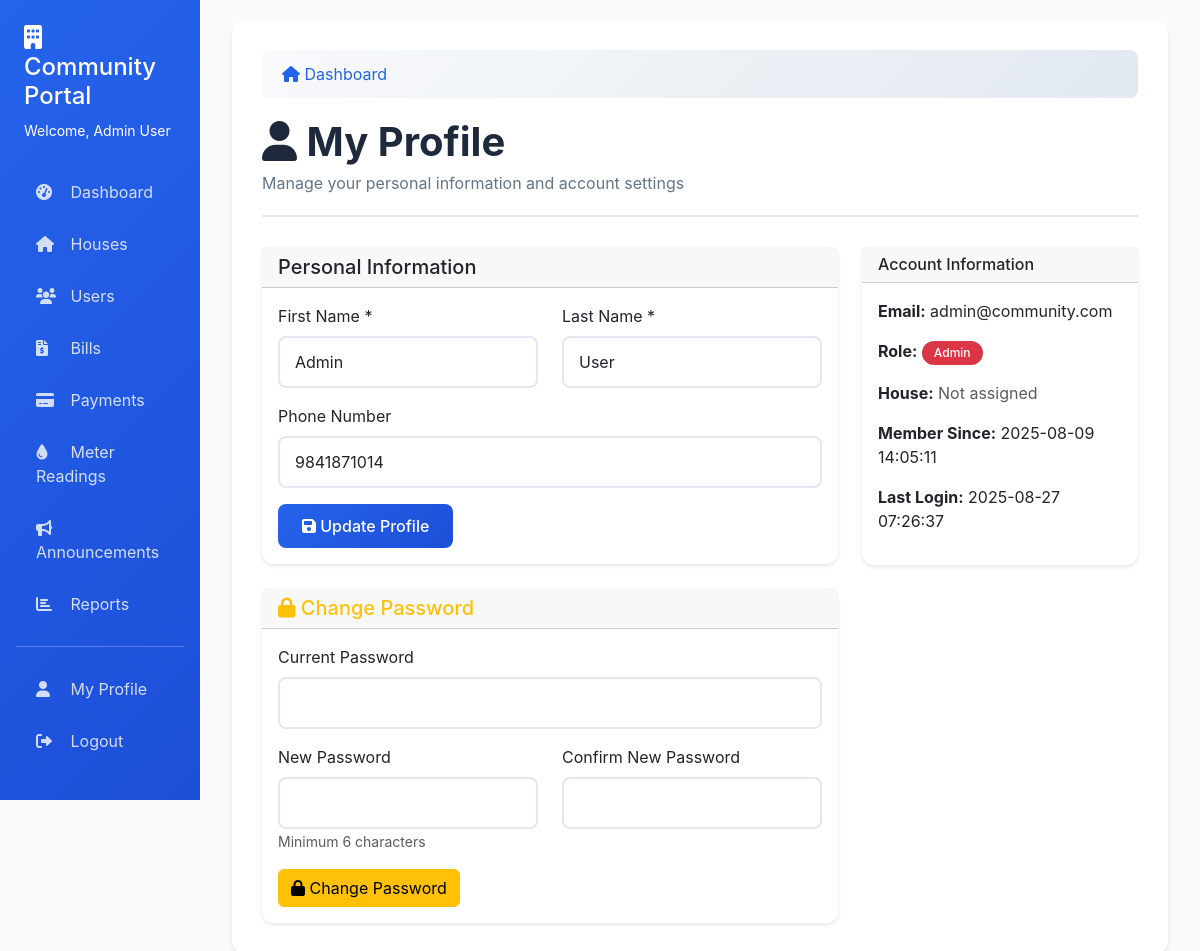
The page /profile (signed in) on the database as committed earlier.
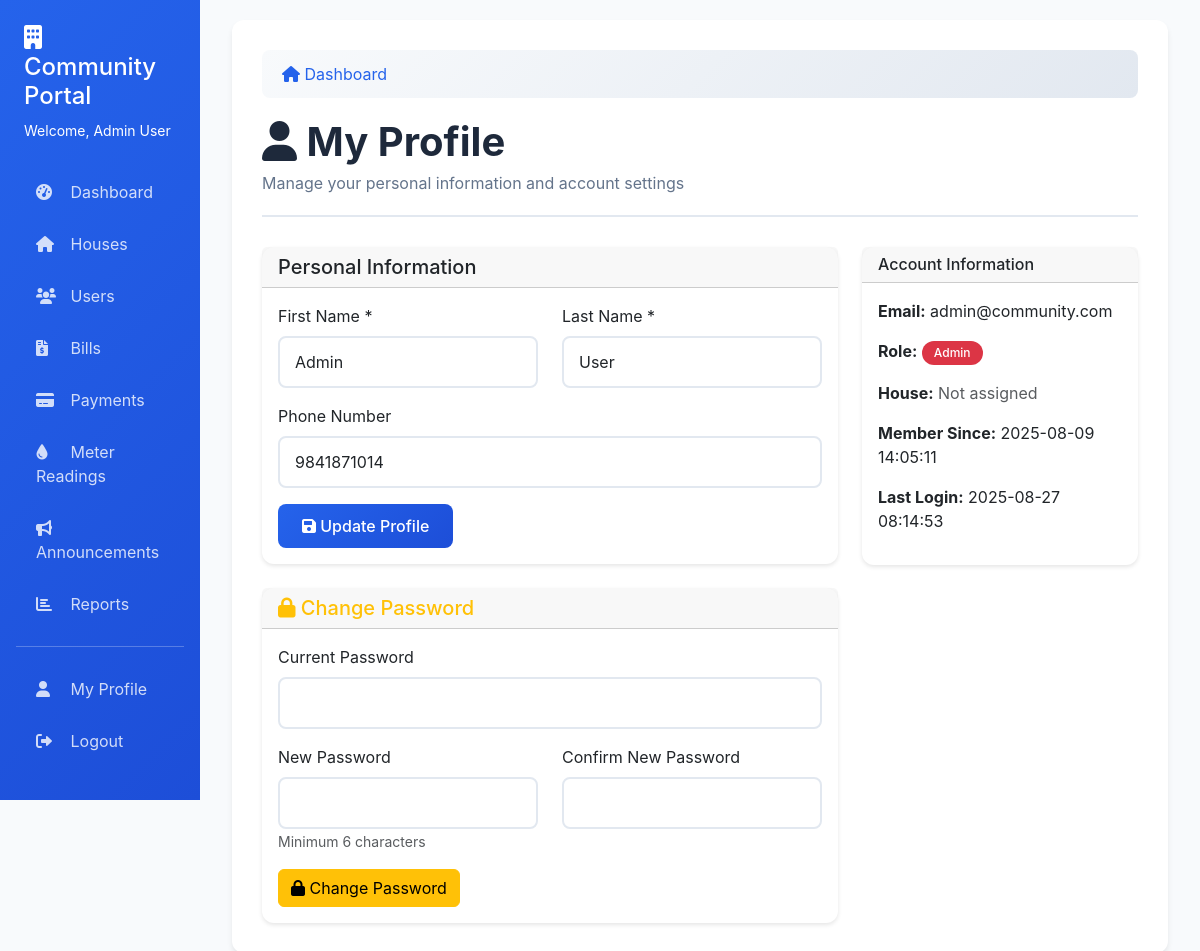
The same page on the database as committed later.
### tables this page shows
CREATE TABLE users (
                id INTEGER PRIMARY KEY AUTOINCREMENT,
                email TEXT UNIQUE NOT NULL,
                password_hash TEXT NOT NULL,
                role TEXT NOT NULL DEFAULT 'resident',
                first_name TEXT,
                last_name TEXT,
                phone_number TEXT,
                house_id INTEGER,
                created_at TIMESTAMP DEFAULT CURRENT_TIMESTAMP,
                last_login TIMESTAMP
            );

### app.py (the view)
@app.route('/profile')
@login_required
def profile():
    conn = get_db_connection()
    user = conn.execute('''
        SELECT u.*, h.house_number, h.owner_name
        FROM users u
        LEFT JOIN houses h ON u.house_id = h.id
        WHERE u.id = ?
    ''', (session['user_id'],)).fetchone()
    conn.close()
    return render_template('profile.html', user=user)

### app.py (called while the page is built)
def get_db_connection():
    conn = sqlite3.connect(DATABASE)
    conn.row_factory = sqlite3.Row
    return conn

def login_required(f):
    @wraps(f)
    def decorated_function(*args, **kwargs):
        if 'user_id' not in session:
            return redirect(url_for('login'))
        return f(*args, **kwargs)
    return decorated_function

### templates/profile.html (shortened to what this page needs)
{% extends "base.html" %}
{% block content %}
<div class="page-header">
    <h1><i class="fas fa-user"></i> My Profile</h1>
    <p>Manage your personal information and account settings</p>
</div>
<div class="row">
    <div class="col-md-8">
        <div class="card">
            <div class="card-header">
                <h5 class="mb-0">Personal Information</h5>
            </div>
            <div class="card-body">
                <form method="POST" action="{{ url_for('update_profile') }}">
                    <div class="row">
                        <div class="col-md-6">
                            <div class="mb-3">
                                <label for="first_name" class="form-label">First Name *</label>
                                <input type="text" class="form-control" id="first_name" name="first_name" value="{{ user.first_name }}" required>
                            </div>
                        </div>
                        <div class="col-md-6">
                            <div class="mb-3">
                                <label for="last_name" class="form-label">Last Name *</label>
                                <input type="text" class="form-control" id="last_name" name="last_name" value="{{ user.last_name }}" required>
                            </div>
                        </div>
                    </div>
                    <div class="mb-3">
                        <label for="phone_number" class="form-label">Phone Number</label>
                        <input type="tel" class="form-control" id="phone_number" name="phone_number" value="{{ user.phone_number or '' }}">
                    </div>
                    <button type="submit" class="btn btn-primary">
                        <i class="fas fa-save"></i> Update Profile
                    </button>
                </form>
            </div>
        </div>
        <div class="card mt-4">
            <div class="card-header">
                <h5 class="mb-0 text-warning"><i class="fas fa-lock"></i> Change Password</h5>
            </div>
            <div class="card-body">
                <form method="POST" action="{{ url_for('change_password') }}">
                    <div class="mb-3">
                        <label for="current_password" class="form-label">Current Password</label>
                        <input type="password" class="form-control" id="current_password" name="current_password" required>
                    </div>
                    <div class="row">
                        <div class="col-md-6">
                            <div class="mb-3">
                                <label for="new_password" class="form-label">New Password</label>
                                <input type="password" class="form-control" id="new_password" name="new_password" required minlength="6">
                                <small class="form-text text-muted">Minimum 6 characters</small>
                            </div>
                        </div>
                        <div class="col-md-6">
                            <div class="mb-3">
                                <label for="confirm_password" class="form-label">Confirm New Password</label>
                                <input type="password" class="form-control" id="confirm_password" name="confirm_password" required minlength="6">
                            </div>
                        </div>
                    </div>
                    <button type="submit" class="btn btn-warning">
                        <i class="fas fa-lock"></i> Change Password
                    </button>
                </form>
            </div>
        </div>
    </div>
    <div class="col-md-4">
        <div class="card">
            <div class="card-header">
                <h6 class="mb-0">Account Information</h6>
            </div>
            <div class="card-body">
                <p><strong>Email:</strong> {{ user.email }}</p>
                <p><strong>Role:</strong>
                    {% if user.role == 'admin' %}
                        <span class="badge bg-danger">Admin</span>
                    {% else %}
                        <span class="badge bg-primary">Resident</span>
                    {% endif %}
                </p>
                {% if user.house_number %}
                <p><strong>House:</strong> {{ user.house_number }}<br>
                   <small>{{ user.owner_name }}</small></p>
                {% else %}
                <p><strong>House:</strong> <span class="text-muted">Not assigned</span></p>
                {% endif %}
                <p><strong>Member Since:</strong> {{ user.created_at }}</p>
                <p><strong>Last Login:</strong> {{ user.last_login or 'Never' }}</p>
            </div>
        </div>
    </div>
</div>
{% endblock %}

### templates/base.html (shortened to what this page needs)
<!DOCTYPE html>
<html lang="en">
<head>
    <link href="https://cdnjs.cloudflare.com/ajax/libs/bootstrap/5.3.0/css/bootstrap.min.css" rel="stylesheet">
    <link href="https://cdnjs.cloudflare.com/ajax/libs/font-awesome/6.0.0/css/all.min.css" rel="stylesheet">
</head>
<body>
    <div class="container-fluid">
        <div class="row">
            {% if session.user_id %}
            <div class="col-md-3 col-lg-2 px-0">
                <div class="sidebar">
                    <div class="p-4">
                        <h4><i class="fas fa-building"></i> Community Portal</h4>
                        <small>Welcome, {{ session.user_name }}</small>
                    </div>
                    <nav class="nav flex-column px-3">
                        <a class="nav-link" href="{{ url_for('dashboard') }}">
                            <i class="fas fa-tachometer-alt"></i> Dashboard
                        </a>
                        {% if session.user_role == 'admin' %}
                        <a class="nav-link" href="{{ url_for('houses') }}">
                            <i class="fas fa-home"></i> Houses
                        </a>
                        <a class="nav-link" href="{{ url_for('users') }}">
                            <i class="fas fa-users"></i> Users
                        </a>
                        <a class="nav-link" href="{{ url_for('bills') }}">
                            <i class="fas fa-file-invoice-dollar"></i> Bills
                        </a>
                        <a class="nav-link" href="{{ url_for('payments') }}">
                            <i class="fas fa-credit-card"></i> Payments
                        </a>
                        <a class="nav-link" href="{{ url_for('meter_readings') }}">
                            <i class="fas fa-tint"></i> Meter Readings
                        </a>
                        <a class="nav-link" href="{{ url_for('announcements') }}">
                            <i class="fas fa-bullhorn"></i> Announcements
                        </a>
                        <a class="nav-link" href="{{ url_for('reports') }}">
                            <i class="fas fa-chart-bar"></i> Reports
                        </a>
                        {% endif %}
                        <hr class="text-white">
                        <a class="nav-link" href="{{ url_for('profile') }}">
                            <i class="fas fa-user"></i> My Profile
                        </a>
                        <a class="nav-link" href="{{ url_for('logout') }}" onclick="return confirmLogout()">
                            <i class="fas fa-sign-out-alt"></i> Logout
                        </a>
                    </nav>
                </div>
            </div>
            <div class="col-md-9 col-lg-10">
                <div class="main-content">
                    {% block breadcrumb %}
                    <nav aria-label="breadcrumb">
                        <ol class="breadcrumb">
                            <li class="breadcrumb-item">
                                <a href="{{ url_for('dashboard') }}">
                                    <i class="fas fa-home"></i> Dashboard
                                </a>
                            </li>
                        </ol>
                    </nav>
                    {% endblock %}
                    {% block content %}{% endblock %}
                </div>
            </div>
            {% else %}
            <div class="col-12">
                {% block login_content %}{% endblock %}
            </div>
            {% endif %}
        </div>
    </div>
    <link rel="stylesheet" href="https://cdnjs.cloudflare.com/ajax/libs/sweetalert2/11.10.5/sweetalert2.min.css">
</body>
</html>

### templates/base.html (style rules this page uses)
:root { --primary-color: #2563eb; --secondary-color: #64748b; --success-color: #059669; --danger-color: #dc2626; --warning-color: #d97706; --info-color: #0891b2; --light-bg: #f8fafc; --dark-bg: #1e293b; }
body { background-color: var(--light-bg); font-family: 'Inter', -apple-system, BlinkMacSystemFont, sans-serif; }
.sidebar { min-height: 100vh; background: linear-gradient(135deg, var(--primary-color), #1d4ed8); color: white; transition: all 0.3s ease; }
.sidebar .nav-link { color: rgba(255, 255, 255, 0.8); padding: 12px 20px; margin: 2px 0; border-radius: 8px; transition: all 0.3s ease; }
.sidebar .nav-link i { width: 20px; margin-right: 10px; }
.main-content { background-color: white; border-radius: 12px; box-shadow: 0 4px 6px -1px rgba(0, 0, 0, 0.1); margin: 20px; padding: 30px; }
.card { border: none; border-radius: 12px; box-shadow: 0 2px 4px rgba(0, 0, 0, 0.1); transition: all 0.3s ease; }
.btn-primary { background: linear-gradient(135deg, var(--primary-color), #1d4ed8); border: none; border-radius: 8px; padding: 10px 24px; font-weight: 500; transition: all 0.3s ease; }
.badge { padding: 6px 12px; border-radius: 20px; font-weight: 500; }
.form-control, .form-select { border-radius: 8px; border: 2px solid #e2e8f0; padding: 12px 15px; transition: all 0.3s ease; }
.page-header { margin-bottom: 30px; padding-bottom: 20px; border-bottom: 2px solid #e2e8f0; }
.page-header h1 { color: #1e293b; font-weight: 700; margin-bottom: 5px; }
.page-header p { color: var(--secondary-color); margin: 0; }
.breadcrumb { background: linear-gradient(135deg, #f8fafc 0%, #e2e8f0 100%); border-radius: 8px; padding: 12px 20px; margin-bottom: 20px; }
.breadcrumb-item a { color: var(--primary-color); text-decoration: none; }

Rows that differ between the two databases and show on the page:
changed users "admin@community.com": last_login "2025-08-27 07:26:37" → "2025-08-27 08:14:53"
